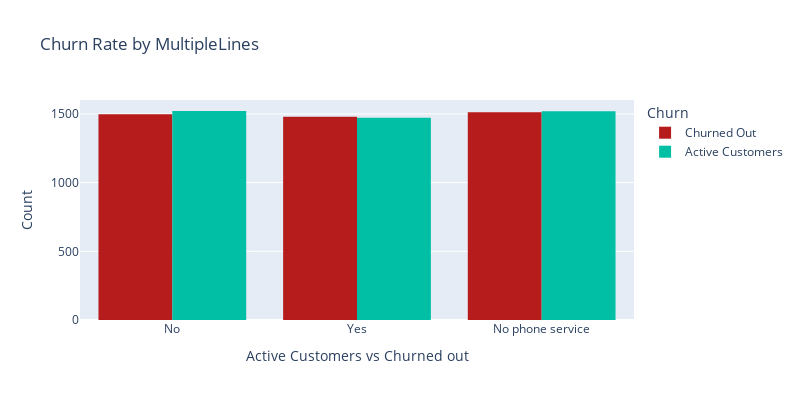

Write notebook code for a chart like this one.
### Code cell
#MultipleLines
fig = px.histogram(df_copy,
                   x='MultipleLines',
                   color='Churn',
                   title='Churn Rate by MultipleLines',
                   barmode='group',
                   color_discrete_sequence=[churned_out_color,active_customers_color],)

fig.update_layout(xaxis_title='Active Customers vs Churned out', yaxis_title='Count', width=800, height=400)
fig.show()

### Figure 1 — Plotly figure (JSON) as saved in the notebook; plotly's stock layout.template omitted (floating-point values rounded to 4 significant figures; data arrays with more than 128 entries replaced by an {"elided": "..."} marker saying what was removed)
{"data": [{"alignmentgroup": "True", "bingroup": "x", "hovertemplate": "Churn=Churned Out<br>MultipleLines=%{x}<br>count=%{y}<extra></extra>", "legendgroup": "Churned Out", "marker": {"color": "#B71C1C", "pattern": {"shape": ""}}, "name": "Churned Out", "offsetgroup": "Churned Out", "orientation": "v", "showlegend": true, "type": "histogram", "x": {"elided": "5020 str values"}, "xaxis": "x", "yaxis": "y"}, {"alignmentgroup": "True", "bingroup": "x", "hovertemplate": "Churn=Active Customers<br>MultipleLines=%{x}<br>count=%{y}<extra></extra>", "legendgroup": "Active Customers", "marker": {"color": "#00BFA5", "pattern": {"shape": ""}}, "name": "Active Customers", "offsetgroup": "Active Customers", "orientation": "v", "showlegend": true, "type": "histogram", "x": {"elided": "4980 str values"}, "xaxis": "x", "yaxis": "y"}], "layout": {"barmode": "group", "height": 400, "legend": {"title": {"text": "Churn"}, "tracegroupgap": 0}, "title": {"text": "Churn Rate by MultipleLines"}, "width": 800, "xaxis": {"anchor": "y", "domain": [0, 1], "title": {"text": "Active Customers vs Churned out"}}, "yaxis": {"anchor": "x", "domain": [0, 1], "title": {"text": "Count"}}}}
